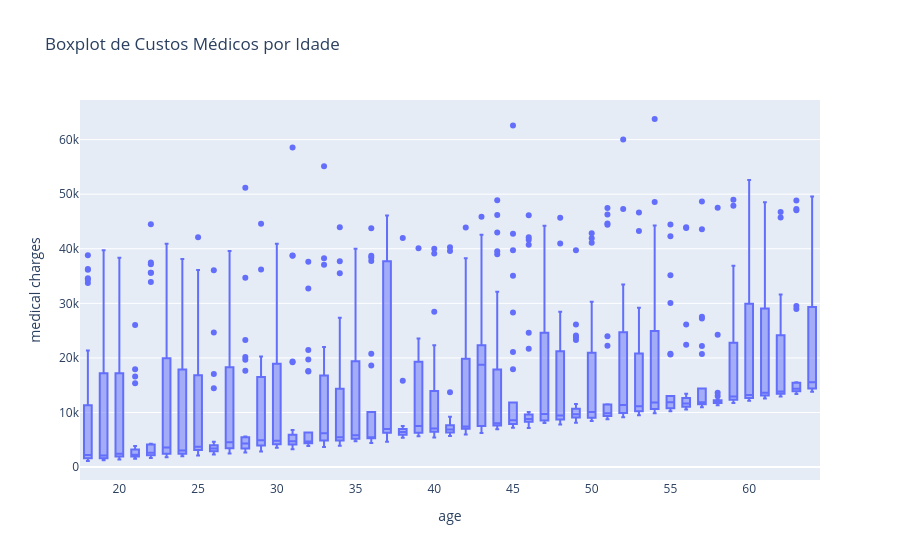

Notebook cell for this chart:
### Markdown cell above
### Boxplot: Custos Médicos x Idade
- Vê-se que quanto mais velha a pessoa é, o gasto mínimo vai aumentando.

### Code cell
px.box(
  df_costs,
  x='age',
  y='medical charges',
  title='Boxplot de Custos Médicos por Idade',
)

### Figure 1 — Plotly figure (JSON) as saved in the notebook; plotly's stock layout.template omitted (floating-point values rounded to 4 significant figures; data arrays with more than 128 entries replaced by an {"elided": "..."} marker saying what was removed)
{"data": [{"alignmentgroup": "True", "hovertemplate": "age=%{x}<br>medical charges=%{y}<extra></extra>", "legendgroup": "", "marker": {"color": "#636efa"}, "name": "", "notched": false, "offsetgroup": "", "orientation": "v", "showlegend": false, "type": "box", "x": {"elided": "1338 int values"}, "x0": " ", "xaxis": "x", "y": {"elided": "1338 float values"}, "y0": " ", "yaxis": "y"}], "layout": {"boxmode": "group", "legend": {"tracegroupgap": 0}, "title": {"text": "Boxplot de Custos Médicos por Idade"}, "xaxis": {"anchor": "y", "domain": [0, 1], "title": {"text": "age"}}, "yaxis": {"anchor": "x", "domain": [0, 1], "title": {"text": "medical charges"}}}}
